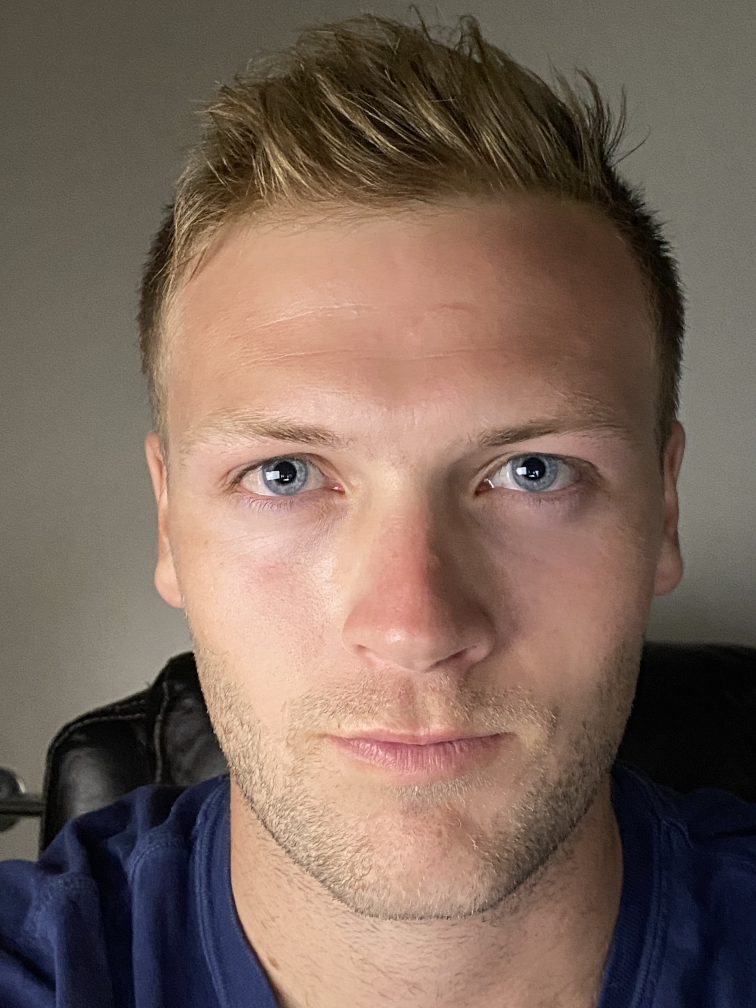
#> input picture portrait1.png, 3024 x 4032 px (shown at 1/4 size)
$ python turtle_image_creator_multiprocess.py
#> lines starting #> are read from the running program, lines starting #| are printed output that depends on the picture
import cv2
import turtle as trtl
import numpy as np
from multiprocessing import Array, Process
import os

## import image and create x and y / width and height variables
image= cv2.imread("portrait1.png")
#> image is the input picture: shape (4032, 3024, 3); mean B, G, R 90.6, 102.3, 122.8
x=image.shape[1]
#> x = 3024
y=image.shape[0]
#> y = 4032
width= int(x/70)
#> width = 43
height= int(y/70)
#> height = 57
print(width,height)
#| 43 57
image= cv2.resize(image, dsize=(width,height))
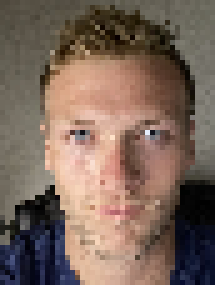
#> image: shape (57, 43, 3) (shown 5 times larger); mean B, G, R 90.5, 102.2, 122.7
image= cv2.cvtColor(image,cv2.COLOR_BGR2RGB)
x=image.shape[0]
#> x = 57
y=image.shape[1]
#> y = 43


## create turtle instance and init painter variables
#> (the run stopped early here; a loop or call above may not have finished)

$ run again, with portrait.JPG saved as portrait1.png
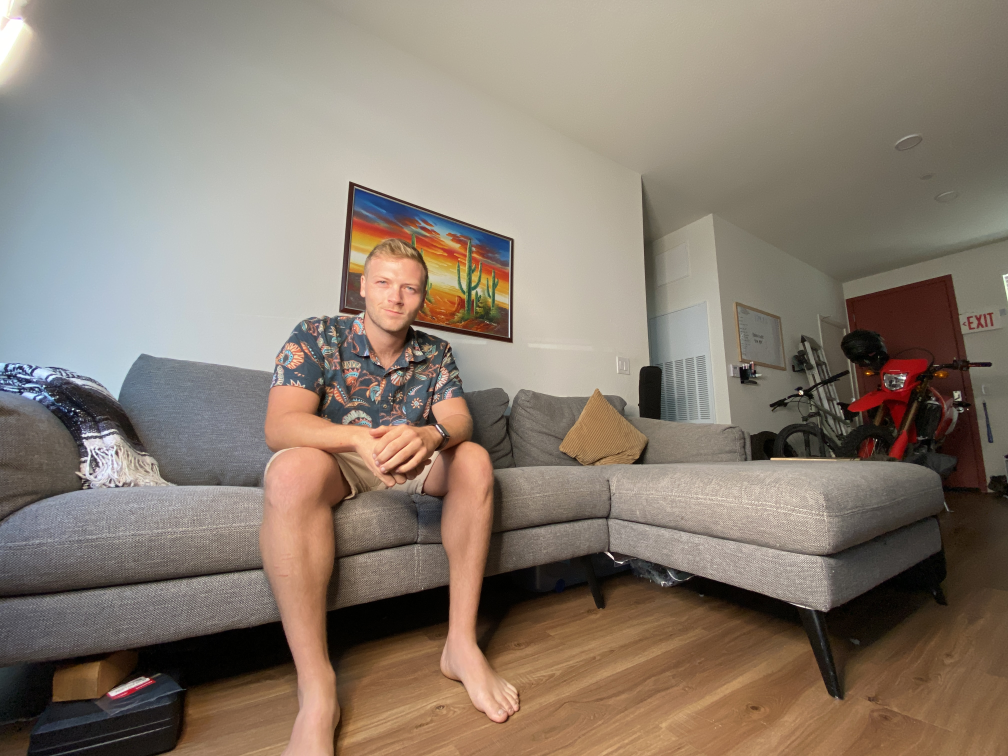
#> input picture portrait.JPG, 4032 x 3024 px (shown at 1/4 size)
#> image is the input picture: shape (3024, 4032, 3); mean B, G, R 112.2, 124.7, 137.3
#| 57 43
#> `image= cv2.resize(image, dsize=(width,height))`:
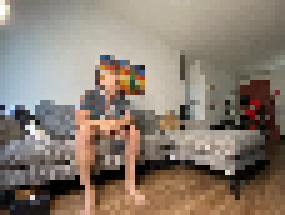
#> image: shape (43, 57, 3) (shown 5 times larger); mean B, G, R 112.1, 124.6, 137.3
